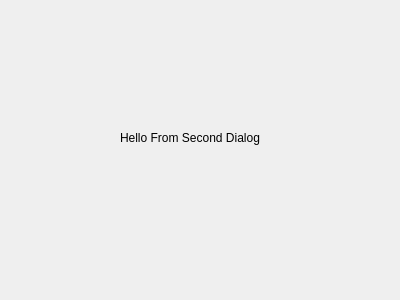
<?xml version="1.0" encoding="UTF-8"?>
<ui version="4.0">
 <class>SecDialog</class>
 <widget class="QDialog" name="SecDialog">
  <property name="geometry">
   <rect>
    <x>0</x>
    <y>0</y>
    <width>400</width>
    <height>300</height>
   </rect>
  </property>
  <property name="windowTitle">
   <string>Dialog</string>
  </property>
  <widget class="QLabel" name="label">
   <property name="geometry">
    <rect>
     <x>120</x>
     <y>130</y>
     <width>157</width>
     <height>16</height>
    </rect>
   </property>
   <property name="text">
    <string>Hello From Second Dialog</string>
   </property>
  </widget>
 </widget>
 <resources/>
 <connections/>
</ui>
